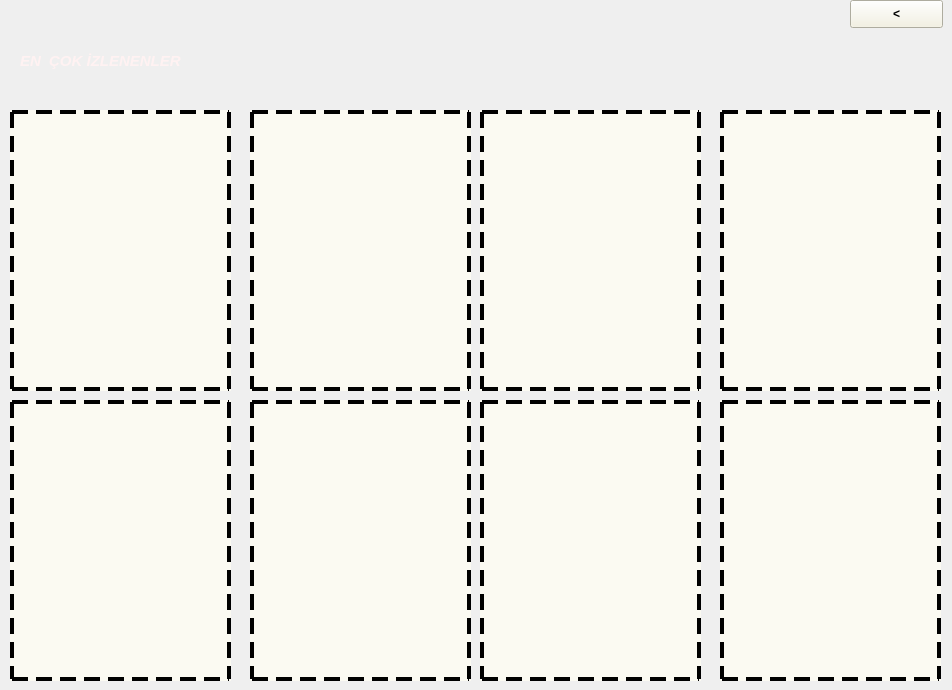
     <widget class="QWidget" name="tab_10">
      <attribute name="title">
       <string>EN ÇOK İZLENEN DİZİLER</string>
      </attribute>
      <widget class="QLabel" name="label_35">
       <property name="geometry">
        <rect>
         <x>740</x>
         <y>420</y>
         <width>181</width>
         <height>241</height>
        </rect>
       </property>
       <property name="styleSheet">
        <string notr="true">border-image: url(:/image/img6.jpg);</string>
       </property>
       <property name="text">
        <string/>
       </property>
      </widget>
      <widget class="QLabel" name="label_36">
       <property name="geometry">
        <rect>
         <x>30</x>
         <y>420</y>
         <width>181</width>
         <height>241</height>
        </rect>
       </property>
       <property name="styleSheet">
        <string notr="true">border-image: url(:/image/img1.png);</string>
       </property>
       <property name="text">
        <string/>
       </property>
      </widget>
      <widget class="QLabel" name="label_37">
       <property name="geometry">
        <rect>
         <x>740</x>
         <y>130</y>
         <width>181</width>
         <height>241</height>
        </rect>
       </property>
       <property name="styleSheet">
        <string notr="true">border-image: url(:/image/img3.jpg);</string>
       </property>
       <property name="text">
        <string/>
       </property>
      </widget>
      <widget class="QLabel" name="label_38">
       <property name="geometry">
        <rect>
         <x>30</x>
         <y>130</y>
         <width>181</width>
         <height>241</height>
        </rect>
       </property>
       <property name="styleSheet">
        <string notr="true">border-image: url(:/image/img4.jpg);</string>
       </property>
       <property name="text">
        <string/>
       </property>
      </widget>
      <widget class="QLabel" name="label_39">
       <property name="geometry">
        <rect>
         <x>500</x>
         <y>420</y>
         <width>181</width>
         <height>241</height>
        </rect>
       </property>
       <property name="styleSheet">
        <string notr="true">border-image: url(:/image/img7.jpg);</string>
       </property>
       <property name="text">
        <string/>
       </property>
      </widget>
      <widget class="QLabel" name="label_40">
       <property name="geometry">
        <rect>
         <x>20</x>
         <y>40</y>
         <width>211</width>
         <height>41</height>
        </rect>
       </property>
       <property name="font">
        <font>
         <pointsize>11</pointsize>
         <weight>75</weight>
         <italic>true</italic>
         <bold>true</bold>
        </font>
       </property>
       <property name="styleSheet">
        <string notr="true">
alternate-background-color: rgb(249, 255, 251);
color: rgb(255, 242, 242);</string>
       </property>
       <property name="text">
        <string>EN  ÇOK İZLENENLER</string>
       </property>
      </widget>
      <widget class="QLabel" name="label_41">
       <property name="geometry">
        <rect>
         <x>500</x>
         <y>130</y>
         <width>181</width>
         <height>241</height>
        </rect>
       </property>
       <property name="styleSheet">
        <string notr="true">border-image: url(:/image/img5.jpg);</string>
       </property>
       <property name="text">
        <string/>
       </property>
      </widget>
      <widget class="QLabel" name="label_42">
       <property name="geometry">
        <rect>
         <x>270</x>
         <y>130</y>
         <width>181</width>
         <height>241</height>
        </rect>
       </property>
       <property name="styleSheet">
        <string notr="true">border-image: url(:/image/img0.png);</string>
       </property>
       <property name="text">
        <string/>
       </property>
      </widget>
      <widget class="QLabel" name="label_43">
       <property name="geometry">
        <rect>
         <x>270</x>
         <y>420</y>
         <width>181</width>
         <height>241</height>
        </rect>
       </property>
       <property name="styleSheet">
        <string notr="true">border-image: url(:/image/img8.jpg);</string>
       </property>
       <property name="text">
        <string/>
       </property>
      </widget>
      <widget class="QLabel" name="label_29">
       <property name="geometry">
        <rect>
         <x>10</x>
         <y>110</y>
         <width>221</width>
         <height>281</height>
        </rect>
       </property>
       <property name="styleSheet">
        <string notr="true">border:4px dashed #000;
background-color: rgb(255, 254, 243,190);
color: rgb(255, 242, 242);</string>
       </property>
       <property name="text">
        <string/>
       </property>
      </widget>
      <widget class="QLabel" name="label_60">
       <property name="geometry">
        <rect>
         <x>250</x>
         <y>110</y>
         <width>221</width>
         <height>281</height>
        </rect>
       </property>
       <property name="styleSheet">
        <string notr="true">border:4px dashed #000;
background-color: rgb(255, 254, 243,190);</string>
       </property>
       <property name="text">
        <string/>
       </property>
      </widget>
      <widget class="QLabel" name="label_61">
       <property name="geometry">
        <rect>
         <x>720</x>
         <y>110</y>
         <width>221</width>
         <height>281</height>
        </rect>
       </property>
       <property name="styleSheet">
        <string notr="true">border:4px dashed #000;
background-color: rgb(255, 254, 243,190);</string>
       </property>
       <property name="text">
        <string/>
       </property>
      </widget>
      <widget class="QLabel" name="label_62">
       <property name="geometry">
        <rect>
         <x>720</x>
         <y>400</y>
         <width>221</width>
         <height>281</height>
        </rect>
       </property>
       <property name="styleSheet">
        <string notr="true">background-color: rgb(255, 254, 243,190);
border:4px dashed #000;</string>
       </property>
       <property name="text">
        <string/>
       </property>
      </widget>
      <widget class="QLabel" name="label_63">
       <property name="geometry">
        <rect>
         <x>10</x>
         <y>400</y>
         <width>221</width>
         <height>281</height>
        </rect>
       </property>
       <property name="styleSheet">
        <string notr="true">border:4px dashed #000;
background-color: rgb(255, 254, 243,190);</string>
       </property>
       <property name="text">
        <string/>
       </property>
      </widget>
      <widget class="QLabel" name="label_64">
       <property name="geometry">
        <rect>
         <x>480</x>
         <y>400</y>
         <width>221</width>
         <height>281</height>
        </rect>
       </property>
       <property name="styleSheet">
        <string notr="true">background-color: rgb(255, 254, 243,190);
border:4px dashed #000;</string>
       </property>
       <property name="text">
        <string/>
       </property>
      </widget>
      <widget class="QLabel" name="label_65">
       <property name="geometry">
        <rect>
         <x>250</x>
         <y>400</y>
         <width>221</width>
         <height>281</height>
        </rect>
       </property>
       <property name="styleSheet">
        <string notr="true">background-color: rgb(255, 254, 243,190);
border:4px dashed #000;</string>
       </property>
       <property name="text">
        <string/>
       </property>
      </widget>
      <widget class="QLabel" name="label_67">
       <property name="geometry">
        <rect>
         <x>480</x>
         <y>110</y>
         <width>221</width>
         <height>281</height>
        </rect>
       </property>
       <property name="styleSheet">
        <string notr="true">border:4px dashed #000;
background-color: rgb(255, 254, 243,190);</string>
       </property>
       <property name="text">
        <string/>
       </property>
      </widget>
      <widget class="QPushButton" name="pushButton_17">
       <property name="geometry">
        <rect>
         <x>850</x>
         <y>0</y>
         <width>93</width>
         <height>28</height>
        </rect>
       </property>
       <property name="font">
        <font>
         <weight>75</weight>
         <bold>true</bold>
        </font>
       </property>
       <property name="styleSheet">
        <string notr="true">background-color: rgb(244, 241, 223);</string>
       </property>
       <property name="text">
        <string>&lt;</string>
       </property>
      </widget>
      <zorder>label_65</zorder>
      <zorder>label_64</zorder>
      <zorder>label_67</zorder>
      <zorder>label_60</zorder>
      <zorder>label_61</zorder>
      <zorder>label_62</zorder>
      <zorder>label_63</zorder>
      <zorder>label_29</zorder>
      <zorder>label_35</zorder>
      <zorder>label_36</zorder>
      <zorder>label_37</zorder>
      <zorder>label_38</zorder>
      <zorder>label_39</zorder>
      <zorder>label_40</zorder>
      <zorder>label_41</zorder>
      <zorder>label_42</zorder>
      <zorder>label_43</zorder>
      <zorder>pushButton_17</zorder>
     </widget>
